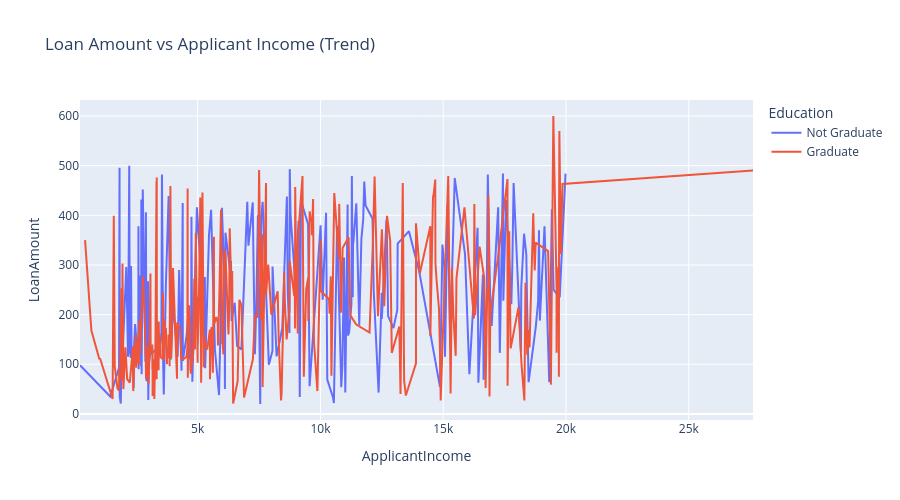

Notebook code for this chart:
### Code cell
fig = px.line(
    sample.sort_values('ApplicantIncome'),  
    x = 'ApplicantIncome', 
    y = 'LoanAmount',
    title = 'Loan Amount vs Applicant Income (Trend)',
    color = 'Education',
    height = 500,
    width = 900
)
fig.show()

### Figure 1 — Plotly figure (JSON) as saved in the notebook; plotly's stock layout.template omitted (floating-point values rounded to 4 significant figures; data arrays with more than 128 entries replaced by an {"elided": "..."} marker saying what was removed)
{"data": [{"hovertemplate": "Education=Not Graduate<br>ApplicantIncome=%{x}<br>LoanAmount=%{y}<extra></extra>", "legendgroup": "Not Graduate", "line": {"color": "#636efa", "dash": "solid"}, "marker": {"symbol": "circle"}, "mode": "lines", "name": "Not Graduate", "orientation": "v", "showlegend": true, "type": "scatter", "x": {"elided": "202 int values"}, "xaxis": "x", "y": {"elided": "202 float values"}, "yaxis": "y"}, {"hovertemplate": "Education=Graduate<br>ApplicantIncome=%{x}<br>LoanAmount=%{y}<extra></extra>", "legendgroup": "Graduate", "line": {"color": "#EF553B", "dash": "solid"}, "marker": {"symbol": "circle"}, "mode": "lines", "name": "Graduate", "orientation": "v", "showlegend": true, "type": "scatter", "x": {"elided": "298 float values"}, "xaxis": "x", "y": {"elided": "298 float values"}, "yaxis": "y"}], "layout": {"height": 500, "legend": {"title": {"text": "Education"}, "tracegroupgap": 0}, "title": {"text": "Loan Amount vs Applicant Income (Trend)"}, "width": 900, "xaxis": {"anchor": "y", "domain": [0, 1], "title": {"text": "ApplicantIncome"}}, "yaxis": {"anchor": "x", "domain": [0, 1], "title": {"text": "LoanAmount"}}}}
